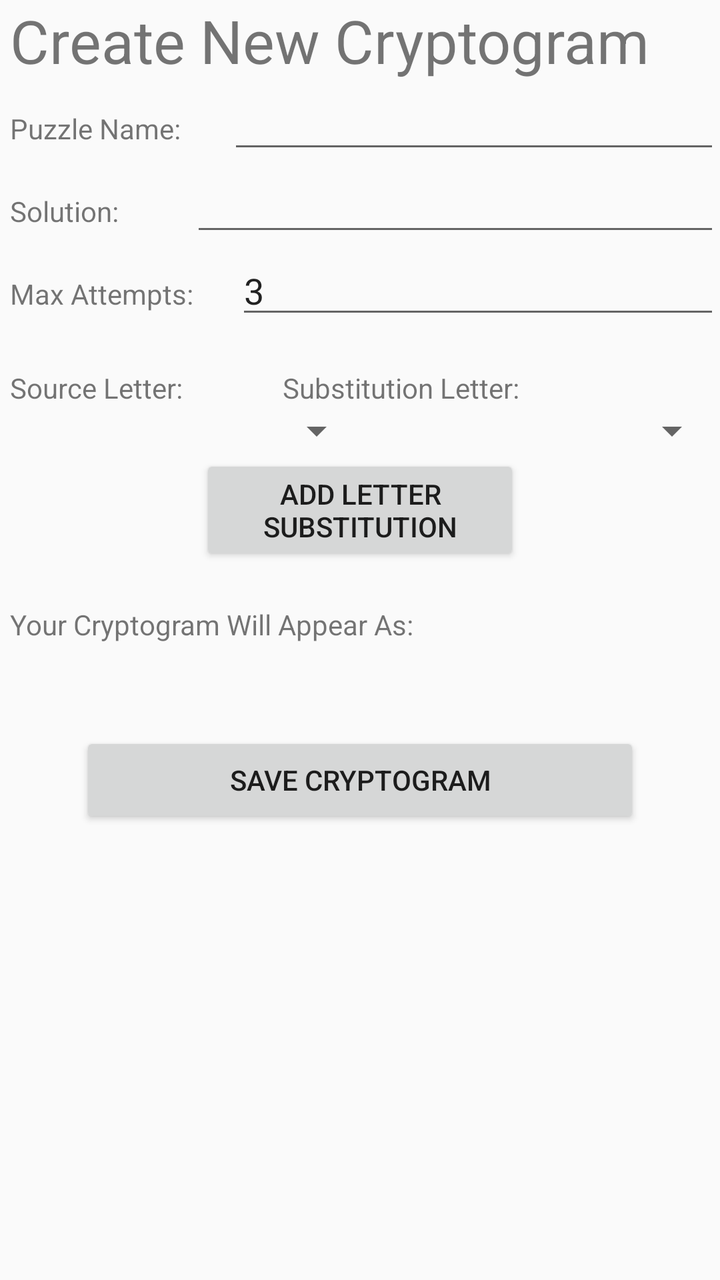
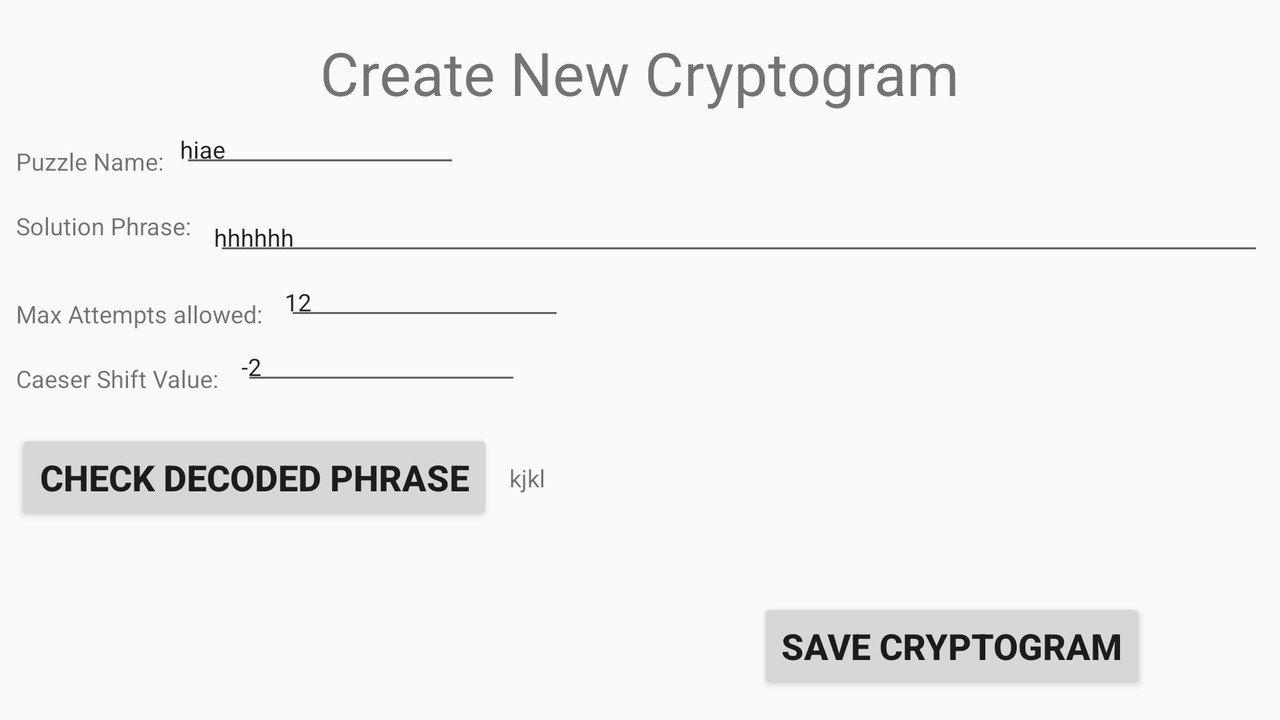

An Android layout and its configuration variant, each rendered on a device that would load it. The default file and the variant file are quoted in full after the pictures.
<!-- AndroidManifest.xml: application theme AppTheme -->
<!-- res/layout/activity_create_new_cryptogram.xml -->
<?xml version="1.0" encoding="utf-8"?>

<RelativeLayout xmlns:android="http://schemas.android.com/apk/res/android"
xmlns:app="http://schemas.android.com/apk/res-auto"
xmlns:tools="http://schemas.android.com/tools"
android:layout_width="match_parent"
android:layout_height="match_parent"
tools:context=".CreateNewCryptogramActivity">

<LinearLayout
    android:layout_width="match_parent"
    android:layout_height="match_parent"
    android:layout_alignParentBottom="true"
    android:layout_alignParentEnd="true"
    android:orientation="vertical">

    <LinearLayout
        android:id="@+id/CreateNewCryptogramHorizontalRow1"
        android:layout_width="match_parent"
        android:layout_height="wrap_content"
        android:orientation="horizontal">

        <TextView
            android:id="@+id/textView_createNewCryptogram_screenTitle"
            style="@style/style_textView_screenTitle"
            android:layout_width="wrap_content"
            android:layout_marginLeft="5dp"
            android:layout_height="wrap_content"
            android:layout_weight="1"
            android:text="Create New Cryptogram"/>
    </LinearLayout>

    <LinearLayout
        android:id="@+id/CreateNewCryptogramHorizontalRow2"
        android:layout_width="match_parent"
        android:layout_height="wrap_content"
        android:orientation="horizontal">

        <TextView
            android:id="@+id/textView_CreateNewCryptogram_puzzleNameLabel"
            android:labelFor="@id/editText_CreateNewCryptogram_puzzleName"
            android:layout_width="wrap_content"
            android:layout_height="wrap_content"
            android:layout_marginLeft="5dp"
            android:layout_weight="2"
            android:text="Puzzle Name:" />

        <EditText
            android:id="@+id/editText_CreateNewCryptogram_puzzleName"
            android:layout_width="wrap_content"
            android:layout_height="wrap_content"
            android:layout_weight="3"
            android:ems="10"
            android:inputType="text"
            android:text="" />

    </LinearLayout>

    <LinearLayout
        android:id="@+id/CreateNewCryptogramHorizontalRow3"
        android:layout_width="match_parent"
        android:layout_height="wrap_content"
        android:orientation="horizontal">


        <TextView
            android:id="@+id/textView_CreateNewCryptogram_solutionPhraseLabel"
            android:labelFor="@id/editText_CreateNewCryptogram_solutionPhrase"
            android:layout_width="wrap_content"
            android:layout_height="wrap_content"
            android:layout_weight="2"
            android:layout_marginLeft="5dp"
            android:text="Solution:" />

        <EditText
            android:id="@+id/editText_CreateNewCryptogram_solutionPhrase"
            android:layout_width="wrap_content"
            android:layout_height="wrap_content"
            android:layout_weight="3"
            android:ems="10"
            android:inputType="text"
            android:text="" />

    </LinearLayout>


    <LinearLayout
        android:id="@+id/CreateNewCryptogramHorizontalRow4"
        android:layout_width="match_parent"
        android:layout_height="wrap_content"
        android:orientation="horizontal">


        <TextView
            android:id="@+id/textView_createNewCryptogram_MaxAttemptsLabel"
            android:labelFor="@id/editText_CreateNewCryptogram_maxAttempts"
            android:layout_width="wrap_content"
            android:layout_height="wrap_content"
            android:layout_marginLeft="5dp"
            android:layout_weight="2"
            android:text="Max Attempts:" />

        <EditText
            android:id="@+id/editText_CreateNewCryptogram_maxAttempts"
            android:layout_width="wrap_content"
            android:layout_height="wrap_content"
            android:layout_weight="3"
            android:ems="10"
            android:inputType="number"
            android:text="3" />

    </LinearLayout>

    <LinearLayout
        android:id="@+id/CreateNewCryptogramHorizontalRow5"
        android:layout_width="match_parent"
        android:layout_height="wrap_content"
        android:layout_marginTop="20dp"
        android:orientation="horizontal">

        <TextView
            android:id="@+id/textView_createNewCryptogram_NewLetterFromLabel"
            android:labelFor="@id/Spinner_CreateNewCryptogram_NewLetterFrom"
            android:layout_width="wrap_content"
            android:layout_height="wrap_content"
            android:layout_weight="1"
            android:layout_marginLeft="5dp"
            android:text="Source Letter:" />
        <TextView
            android:id="@+id/textView_createNewCryptogram_NewLetterToLabel"
            android:labelFor="@id/Spinner_CreateNewCryptogram_NewLetterTo"
            android:layout_width="wrap_content"
            android:layout_height="wrap_content"
            android:layout_weight="1"
            android:text="Substitution Letter:" />
        <TextView
            android:id="@+id/textView_createNewCryptogram_NewLetterSaveLabel"
            android:labelFor="@id/Button_CreateNewCryptogram_NewLetterSave"
            android:layout_width="wrap_content"
            android:layout_height="wrap_content"
            android:layout_weight="1"
            android:text="" />

    </LinearLayout>

    <LinearLayout
        android:id="@+id/CreateNewCryptogramHorizontalRow6"
        android:layout_width="match_parent"
        android:layout_height="wrap_content"
        android:orientation="horizontal">

        <Spinner
            android:id="@+id/Spinner_CreateNewCryptogram_NewLetterFrom"
            android:layout_width="wrap_content"
            android:layout_height="wrap_content"
            android:layout_marginLeft="5dp"
            android:layout_weight="1">
        </Spinner>
        <Spinner
            android:id="@+id/Spinner_CreateNewCryptogram_NewLetterTo"
            android:layout_width="wrap_content"
            android:layout_height="wrap_content"
            android:layout_weight="1">
        </Spinner>

    </LinearLayout>

    <LinearLayout
        android:id="@+id/CreateNewCryptogramHorizontalRow7"
        android:layout_width="match_parent"
        android:layout_height="wrap_content"
        android:orientation="horizontal">

        <Button
            android:id="@+id/Button_CreateNewCryptogram_NewLetterSave"
            android:layout_width="wrap_content"
            android:layout_height="wrap_content"
            android:layout_marginLeft="100dp"
            android:layout_marginRight="100dp"
            android:layout_weight="1"
            android:text="Add Letter Substitution" />
    </LinearLayout>


    <LinearLayout
        android:id="@+id/CreateNewCryptogramHorizontalRow8"
        android:layout_width="match_parent"
        android:layout_height="wrap_content"
        android:layout_marginTop="20dp"
        android:orientation="horizontal">
        <TextView
            android:id="@+id/textView_CreateNewCryptogram_decodedPhraseLabel"
            android:labelFor="@+id/textView_CreateNewCryptogram_decodedPhrase"
            android:layout_width="wrap_content"
            android:layout_height="wrap_content"
            android:layout_weight="1"
            android:layout_marginLeft="5dp"
            android:text="Your Cryptogram Will Appear As:" />

    </LinearLayout>

    <LinearLayout
        android:id="@+id/CreateNewCryptogramHorizontalRow9"
        android:layout_width="match_parent"
        android:layout_height="wrap_content"
        android:orientation="horizontal">

        <TextView
            android:id="@+id/textView_CreateNewCryptogram_decodedPhrase"
            android:layout_width="wrap_content"
            android:layout_height="wrap_content"
            android:layout_weight="1"
            android:textSize="18dp"
            android:layout_marginLeft="5dp"
            android:text="" />
    </LinearLayout>

    <LinearLayout
        android:id="@+id/CreateNewCryptogramHorizontalRow10"
        android:layout_width="match_parent"
        android:layout_height="wrap_content"
        android:layout_marginTop="20dp"
        android:orientation="horizontal">

        <Button
            android:id="@+id/button_CreateNewCryptogram_saveCryptogram"
            android:layout_width="wrap_content"
            android:layout_height="wrap_content"
            android:layout_marginLeft="40dp"
            android:layout_marginRight="40dp"
            android:layout_weight="1"
            android:text="Save Cryptogram" />
    </LinearLayout>
</LinearLayout>
</RelativeLayout>
<!-- resources referenced by this layout -->
<resources>
  <style name="style_textView_screenTitle">
          <item name="android:textSize">@dimen/screen_title_textsize</item>
      </style>
  <style name="AppTheme" parent="Theme.AppCompat.Light.DarkActionBar">
          
          <item name="colorPrimary">@color/colorPrimary</item>
          <item name="colorPrimaryDark">@color/colorPrimaryDark</item>
          <item name="colorAccent">@color/colorAccent</item>
      </style>
  <dimen name="screen_title_textsize">30sp</dimen>
</resources>
<!-- res/layout-land/activity_create_new_cryptogram.xml (the repository's variant of the layout above) -->
<!-- drawn on the phone turned sideways -->
<?xml version="1.0" encoding="utf-8"?>

<android.support.constraint.ConstraintLayout xmlns:android="http://schemas.android.com/apk/res/android"
    xmlns:app="http://schemas.android.com/apk/res-auto"
    xmlns:tools="http://schemas.android.com/tools"
    android:layout_width="match_parent"
    android:layout_height="match_parent">

    <TextView
        android:id="@+id/textView_createNewCryptogram_screenTitle"
        style="@style/style_textView_screenTitle"
        android:layout_width="wrap_content"
        android:layout_height="0dp"
        android:layout_marginTop="16dp"
        android:text="Create New Cryptogram"
        app:layout_constraintEnd_toEndOf="parent"
        app:layout_constraintHorizontal_bias="0.5"
        app:layout_constraintStart_toStartOf="parent"
        app:layout_constraintTop_toTopOf="parent" />


    <TextView
        android:id="@+id/textView_CreateNewCryptogram_puzzleNameLabel"
        style="@style/style_TextView_label"
        android:layout_width="wrap_content"
        android:layout_height="wrap_content"
        android:layout_marginStart="8dp"
        android:layout_marginTop="16dp"
        android:text="Puzzle Name:"
        app:layout_constraintStart_toStartOf="parent"
        app:layout_constraintTop_toBottomOf="@+id/textView_createNewCryptogram_screenTitle" />

    <EditText
        android:id="@+id/editText_CreateNewCryptogram_puzzleName"
        style="@style/style_editText"
        android:layout_width="wrap_content"
        android:layout_height="wrap_content"
        android:layout_marginEnd="8dp"
        android:layout_marginStart="8dp"
        android:ems="10"
        android:inputType="text|textNoSuggestions"
        android:padding="0dp"
        android:text="hiae"
        app:layout_constraintBottom_toBottomOf="@+id/textView_CreateNewCryptogram_puzzleNameLabel"
        app:layout_constraintEnd_toEndOf="parent"
        app:layout_constraintHorizontal_bias="0.0"
        app:layout_constraintStart_toEndOf="@+id/textView_CreateNewCryptogram_puzzleNameLabel" />


    <TextView
        android:id="@+id/textView_CreateNewCryptogram_solutionPhraseLabel"
        style="@style/style_TextView_label"
        android:layout_width="wrap_content"
        android:layout_height="wrap_content"
        android:layout_marginStart="8dp"
        android:layout_marginTop="16dp"
        android:text="Solution Phrase: "
        app:layout_constraintStart_toStartOf="parent"
        app:layout_constraintTop_toBottomOf="@+id/textView_CreateNewCryptogram_puzzleNameLabel" />

    <EditText
        android:id="@+id/editText_CreateNewCryptogram_solutionPhrase"
        style="@style/style_editText"
        android:layout_width="0dp"
        android:layout_height="wrap_content"
        android:layout_marginEnd="8dp"
        android:layout_marginStart="8dp"
        android:ems="10"
        android:inputType="textMultiLine"
        android:padding="0dp"
        android:text="hhhhhh "
        app:layout_constraintEnd_toEndOf="parent"
        app:layout_constraintHorizontal_bias="0.0"
        app:layout_constraintStart_toEndOf="@+id/textView_CreateNewCryptogram_solutionPhraseLabel"
        app:layout_constraintTop_toTopOf="@+id/textView_CreateNewCryptogram_solutionPhraseLabel" />


    <TextView
        android:id="@+id/textView_createNewCryptogram_MaxAttemptsLabel"
        style="@style/style_TextView_label"
        android:layout_width="wrap_content"
        android:layout_height="wrap_content"
        android:layout_marginStart="8dp"
        android:layout_marginTop="16dp"
        android:text="Max Attempts allowed: "
        app:layout_constraintStart_toStartOf="parent"
        app:layout_constraintTop_toBottomOf="@+id/editText_CreateNewCryptogram_solutionPhrase" />

    <EditText
        android:id="@+id/editText_CreateNewCryptogram_maxAttempts"
        style="@style/style_editText"
        android:layout_width="wrap_content"
        android:layout_height="wrap_content"
        android:layout_marginEnd="8dp"
        android:layout_marginStart="8dp"
        android:ems="10"
        android:inputType="number"
        android:padding="0dp"
        android:text="12"
        app:layout_constraintBottom_toBottomOf="@+id/textView_createNewCryptogram_MaxAttemptsLabel"
        app:layout_constraintEnd_toEndOf="parent"
        app:layout_constraintHorizontal_bias="0.0"
        app:layout_constraintStart_toEndOf="@+id/textView_createNewCryptogram_MaxAttemptsLabel" />

    <TextView
        android:id="@+id/textView_createNewCryptogram_caeserShiftValueLabel"
        style="@style/style_TextView_label"
        android:layout_width="wrap_content"
        android:layout_height="wrap_content"
        android:layout_marginStart="8dp"
        android:layout_marginTop="16dp"
        android:text="Caeser Shift Value: "
        app:layout_constraintStart_toStartOf="parent"
        app:layout_constraintTop_toBottomOf="@+id/editText_CreateNewCryptogram_maxAttempts" />

    <EditText
        android:id="@+id/editText_CreateNewCryptogram_caeserShiftValue"
        style="@style/style_editText"
        android:layout_width="wrap_content"
        android:layout_height="wrap_content"
        android:layout_marginStart="8dp"
        android:ems="10"
        android:inputType="numberSigned"
        android:padding="0dp"
        android:text="-2"
        app:layout_constraintBottom_toBottomOf="@+id/textView_createNewCryptogram_caeserShiftValueLabel"
        app:layout_constraintStart_toEndOf="@+id/textView_createNewCryptogram_caeserShiftValueLabel" />

    <Button
        android:id="@+id/button_CreateNewCryptogram_checkEncodedPhrase"
        style="@style/style_button"
        android:layout_width="wrap_content"
        android:layout_height="wrap_content"
        android:layout_marginStart="8dp"
        android:text="Check Decoded Phrase"
        app:layout_constraintBottom_toBottomOf="parent"
        app:layout_constraintStart_toStartOf="parent"
        app:layout_constraintTop_toBottomOf="@+id/textView_createNewCryptogram_caeserShiftValueLabel"
        app:layout_constraintVertical_bias="0.15" />

    <TextView
        android:id="@+id/textView_CreateNewCryptogram_decodedPhrase"
        style="@style/style_TextView_output"
        android:layout_width="0dp"
        android:layout_height="wrap_content"
        android:layout_marginEnd="8dp"
        android:layout_marginStart="8dp"
        android:ems="10"
        android:inputType="textMultiLine"
        android:padding="0dp"
        android:text="kjkl"
        app:layout_constraintBottom_toBottomOf="@+id/button_CreateNewCryptogram_checkEncodedPhrase"
        app:layout_constraintEnd_toEndOf="parent"
        app:layout_constraintStart_toEndOf="@+id/button_CreateNewCryptogram_checkEncodedPhrase"
        app:layout_constraintTop_toTopOf="@+id/button_CreateNewCryptogram_checkEncodedPhrase" />

    <Button
        android:id="@+id/button_CreateNewCryptogram_saveCryptogram"
        style="@style/style_button"
        android:layout_width="wrap_content"
        android:layout_height="wrap_content"
        android:layout_marginBottom="8dp"
        android:layout_marginTop="8dp"
        android:text="Save Cryptogram"
        app:layout_constraintBottom_toBottomOf="parent"
        app:layout_constraintEnd_toEndOf="parent"
        app:layout_constraintHorizontal_bias="0.85"
        app:layout_constraintStart_toStartOf="parent"
        app:layout_constraintTop_toBottomOf="@+id/textView_CreateNewCryptogram_decodedPhrase"
        app:layout_constraintVertical_bias="0.9" />


</android.support.constraint.ConstraintLayout>
<!-- resources referenced by the variant -->
<!-- as the phone turned sideways resolves them -->
<resources>
  <style name="style_TextView_label">
          <item name="android:textSize">@dimen/textView_label_textsize</item>
      </style>
  <style name="style_TextView_output">
          <item name="android:textSize">@dimen/textView_label_textsize</item>
      </style>
  <style name="style_button">
          <item name="android:textSize">@dimen/button_textsize</item>
          <item name="android:textStyle">bold</item>
      </style>
  <style name="style_editText">
          <item name="android:textSize">@dimen/editText_text_textsize</item>
          <item name="android:paddingBottom">0dp</item>
      </style>
  <style name="style_textView_screenTitle">
          <item name="android:textSize">@dimen/screen_title_textsize</item>
      </style>
  <style name="AppTheme" parent="Theme.AppCompat.Light.DarkActionBar">
          
          <item name="colorPrimary">@color/colorPrimary</item>
          <item name="colorPrimaryDark">@color/colorPrimaryDark</item>
          <item name="colorAccent">@color/colorAccent</item>
      </style>
  <dimen name="textView_label_textsize">12sp</dimen>
  <dimen name="button_textsize">18sp</dimen>
  <dimen name="editText_text_textsize">12sp</dimen>
  <dimen name="screen_title_textsize">30sp</dimen>
</resources>
